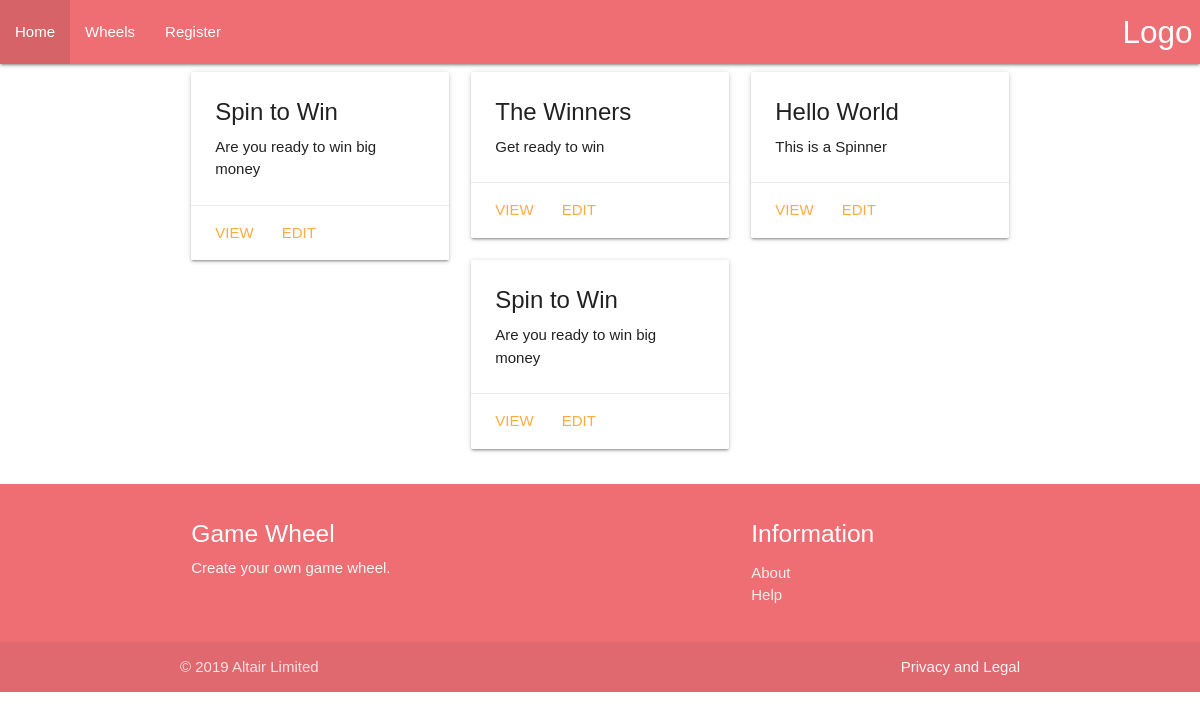
The app's page /wheels/, older data.
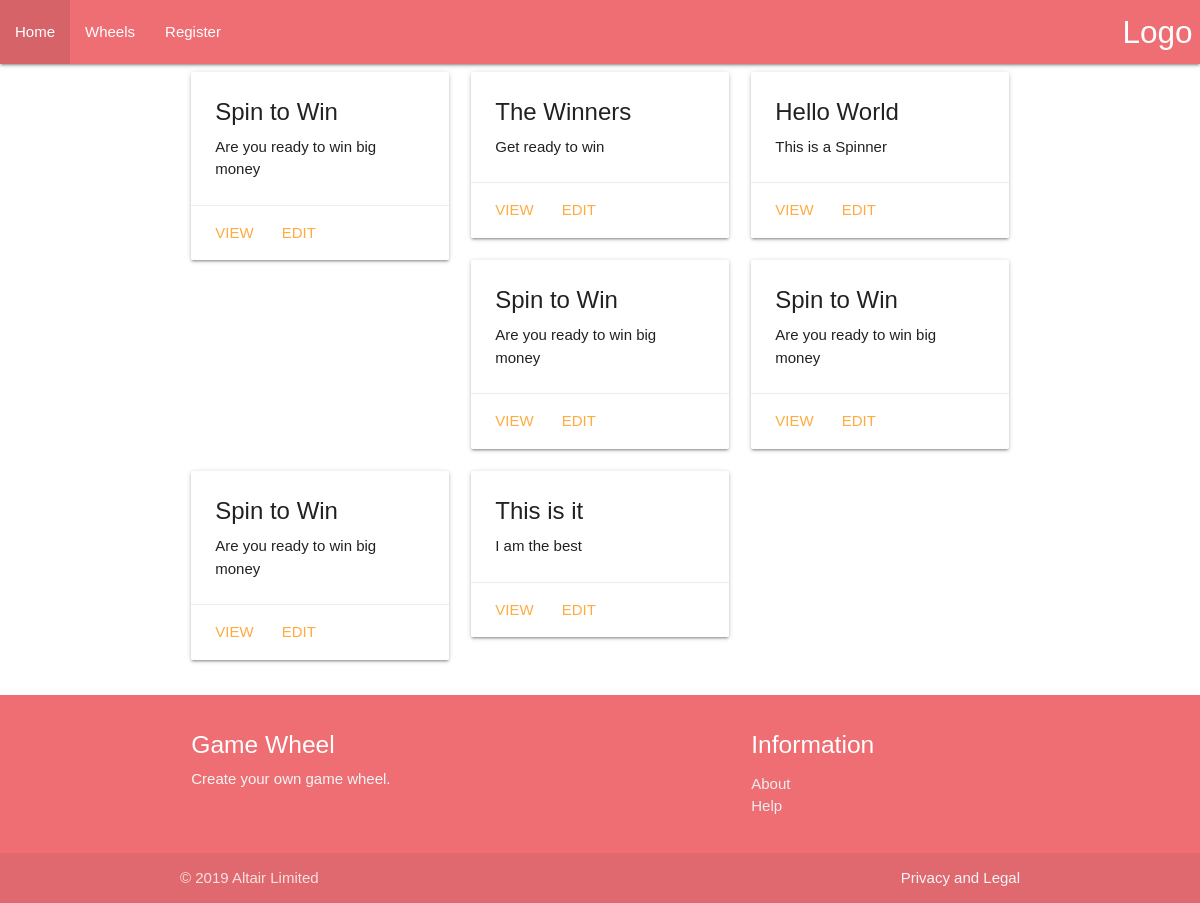
The same page, newer data.
### main/models.py (models this page shows, shortened)
class Wheel(models.Model):
    name = models.CharField(max_length=100, default='Wheel of Fun')
    description = models.CharField(max_length=400)
    showDescription = models.BooleanField(default=False)
    numSegments = models.IntegerField(default=6)
    innerRadius = models.IntegerField(default=25)
    outerRadius = models.IntegerField(default=125)
    fillStyle = models.CharField(max_length=200, default='text')
    textFontFamily = models.CharField(max_length=200, default='Verdana')
    textFontSize = models.IntegerField(default=24)
    textOrientation = models.CharField(max_length=10, default='vertical') # vertical, horizontal
    textAlignment = models.CharField(max_length=50, default='outer')
    animation = models.ForeignKey(Animation, null=True, on_delete=models.SET_NULL)

### main/views.py (the view)
# urls.py: path('wheels/',views.wheel_list, name="wheel_list"),
def wheel_list(request):
    wheel_list = Wheel.objects.all()
    return render(request, 'main/wheel_list.html', {'wheel_list':wheel_list})

### main/templates/main/wheel_list.html
{% extends "main/header.html" %}
{% block content %}
<div class="row">
{% if wheel_list %}
  {% for wheel in wheel_list %}
    <div class="col s12 m6 l4">
        <div class="card">
          <div class="card-content">
            <span class="card-title">{{wheel.name}}</span>
            <p>{{wheel.description}}</p>
          </div>
          <div class="card-action">
            <a href="{% url 'main:wheeldetail' pk=wheel.pk %}">View</a>
            <a href="{% url 'main:wheeledit' pk=wheel.pk %}">Edit</a>
          </div>
        </div>
      </div>
  {% endfor %}
{% endif %}
</div>
{% endblock %}

### main/templates/main/header.html (shortened to what this page needs)
<!DOCTYPE html>
<html lang="en">
<head>
  {% load static %}
  <link rel="stylesheet" href="{% static 'main/css/wheel.css' %}">
  <link rel="stylesheet" href="{% static 'main/css/materialize.css' %}">
</head>
<body class="body">
  {% include "main/includes/navbar.html" %}
  <div class="container">
    {% block content %}
    {% endblock %}
  </div>
 <footer class="page-footer">
   <div class="container">
     <div class="row">
       <div class="col l6 s12">
         <h5 class="white-text">Game Wheel</h5>
         <p class="grey-text text-lighten-4">Create your own game wheel.</p>
       </div>
       <div class="col l4 offset-l2 s12">
         <h5 class="white-text">Information</h5>
         <ul>
           <li><a class="grey-text text-lighten-3" href="#!">About</a></li>
           <li><a class="grey-text text-lighten-3" href="#!">Help</a></li>
         </ul>
       </div>
     </div>
   </div>
   <div class="footer-copyright">
     <div class="container">
       © 2019 Altair Limited
       <a class="grey-text text-lighten-4 right" href="#!">Privacy and Legal</a>
     </div>
   </div>
 </footer>
</body>
</html>

### main/templates/main/includes/navbar.html
<nav>
  <div class="nav-wrapper">
    <a href="#" class="brand-logo right">Logo</a>
    <ul id="nav-mobile" class="left hide-on-med-and-down">
      <li><a href="/">Home</a></li>
      <li><a href="/wheels/">Wheels</a></li>
      <li><a href="/register">Register</a></li>
    </ul>
  </div>
</nav>

### main/static/main/css/wheel.css (style rules this page uses)
body { font-family: arial; }
h1, p { margin: 0; }

Row changes from the older to the newer data that the page shows:
added Wheel: name "Spin to Win", description "Are you ready to win big money"
added Wheel: name "Spin to Win", description "Are you ready to win big money"
added Wheel: name "This is it", description "I am the best"
